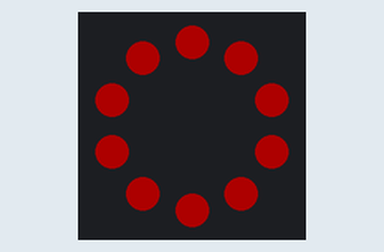
This program was run on a simulated Circuit Playground running CircuitPython. On the bench: the board's ring of 10 RGB LEDs (number 0 left of the top, counting anticlockwise). Dim RGB values are drawn brighter than linear.

Above: at 0.5 s.
At 38.2 s:
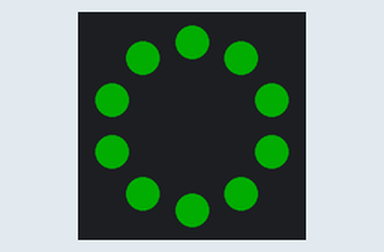

Measured:
- what the display in image 0 shows lasts 1.0 s, from 0.5 s to 1.5 s

The program:

main.py
```python
# Learn more https://realpython.com/python-variables/
# and https://realpython.com/python-data-types/
import time

import board
import neopixel

pixels = neopixel.NeoPixel(board.NEOPIXEL, 10, brightness=.2)

# Colors
BLACK = (0, 0, 0)
RED = (255, 0, 0)
PINK = (255, 100, 120)
ORANGE = (255, 100, 0)
YELLOW = (255, 255, 0)
GREEN = (0, 255, 0)
CYAN = (0, 255, 255)
PURPLE = (255, 0, 255)
BLUE = (0, 0, 255)
LIGHT_BLUE = (80, 200, 175)
WHITE = (255, 255, 255)

pixels = pixels
pixels.fill(BLACK)
pixels.show()

while True:
    for i in range(len(pixels)):
        pixels[i] = RED
        time.sleep(.05)
    time.sleep(1)

    for i in range(len(pixels)):
        pixels[i] = GREEN
        time.sleep(.05)
    time.sleep(1)
```
